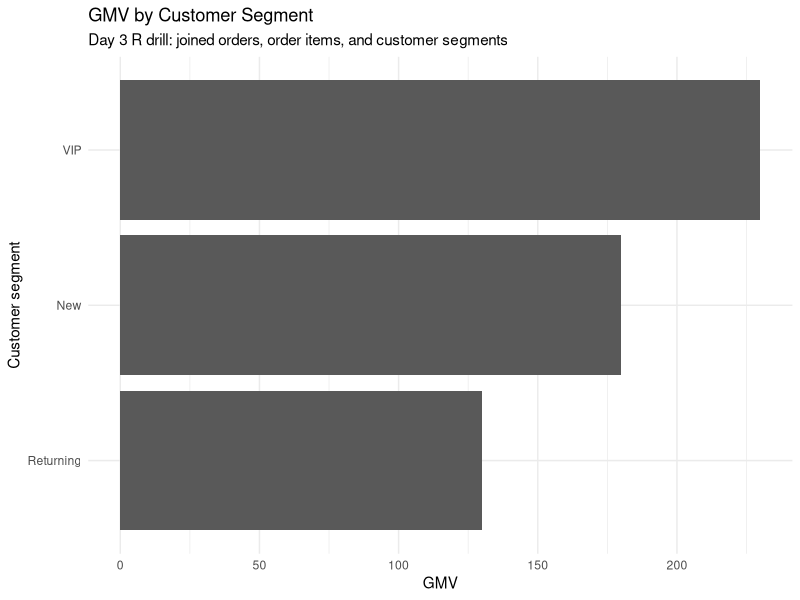
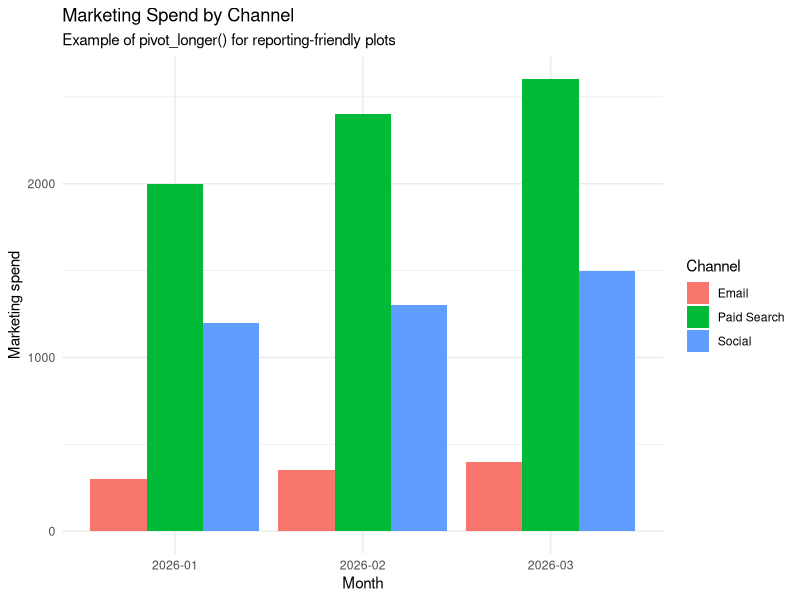
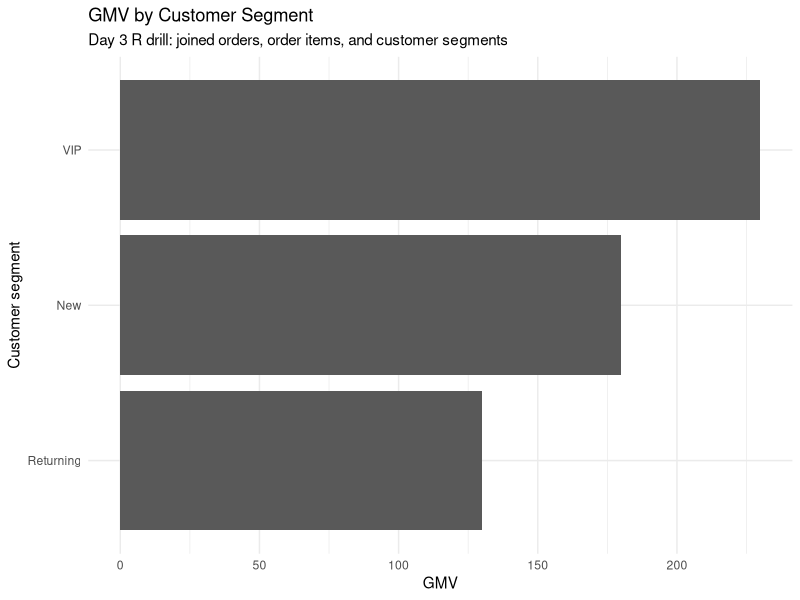
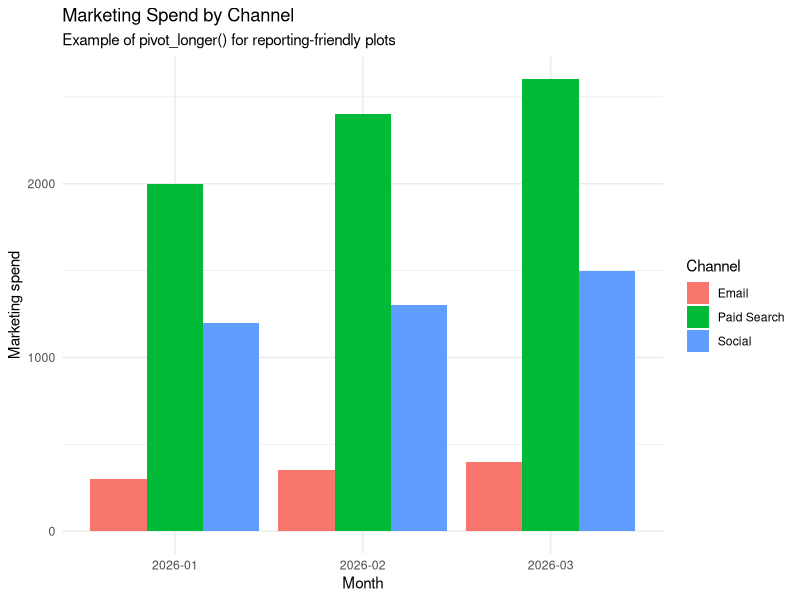

Generate these figures, in order, with R:
# ============================================================
# Day 3 - Joins, Pivoting, ggplot2, and Join Quality Thinking
#
# Project: Operations Analytics & Cloud Data Pipeline Prep
# File: r_drills/day_03_joins_ggplot.R
# ============================================================

library(tidyverse)
library(lubridate)

# ------------------------------------------------------------
# 0. Create output folders
# ------------------------------------------------------------

dir.create("outputs", showWarnings = FALSE)
dir.create("outputs/tables", recursive = TRUE, showWarnings = FALSE)
dir.create("outputs/figures", recursive = TRUE, showWarnings = FALSE)

# ------------------------------------------------------------
# 1. Create small synthetic marketplace tables
# ------------------------------------------------------------
# Important idea:
# Each table has a "grain".
#
# this is the idea of granularity
#
# customers_raw: one row should be one customer
# orders: one row should be one order
# order_items: one row should be the products/items inside one order
# products_raw: one row should be one product
#
# We intentionally include a few messy problems:
# - duplicate customer C003
# - duplicate product P004
# - order with unknown customer C999
# - order item with unknown product P999

customers_raw <- tibble(
  customer_id = c("C001", "C002", "C003", "C003", "C004", "C005"),
  country = c("Germany", "Germany", "France", "France", "Spain", "Germany"),
  segment = c("New", "Returning", "VIP", "VIP", "New", "Returning"),
  signup_date = as.Date(c(
    "2026-01-05",
    "2026-01-10",
    "2026-01-12",
    "2026-01-12",
    "2026-02-01",
    "2026-02-07"
  ))
)

# granularity: every row here represents a single order. Keep this granularity 
# later with joins
orders <- tibble(
  order_id = c("O001", "O002", "O003", "O004", "O005", "O006", "O007", "O008"),
  customer_id = c("C001", "C002", "C003", "C004", "C005", "C999", "C002", "C003"),
  order_date = as.Date(c(
    "2026-03-01",
    "2026-03-01",
    "2026-03-02",
    "2026-03-03",
    "2026-03-04",
    "2026-03-04",
    "2026-03-05",
    "2026-03-06"
  )),
  sales_channel = c(
    "Paid Search",
    "Organic",
    "Email",
    "Paid Search",
    "Social",
    "Organic",
    "Email",
    "Social"
  )
)

# one row here is the products/items within a certain order, so one row shows
# the amount of products/items within a given order. Thats why we have the 
# column quantity
order_items <- tibble(
  order_id = c("O001", "O001", "O002", "O003", "O004", "O005", "O006", "O007", "O008", "O008"),
  product_id = c("P001", "P002", "P001", "P003", "P004", "P002", "P001", "P999", "P003", "P004"),
  quantity = c(1, 2, 1, 3, 1, 2, 1, 1, 1, 2),
  unit_price = c(49.99, 19.99, 49.99, 12.50, 89.99, 19.99, 49.99, 39.99, 12.50, 89.99)
)

products_raw <- tibble(
  product_id = c("P001", "P002", "P003", "P004", "P004"),
  category = c("Electronics", "Home", "Beauty", "Sports", "Sports"),
  brand = c("BrandA", "BrandB", "BrandC", "BrandD", "BrandD")
)

# one row represents the marketing budget for a given month
marketing_wide <- tibble(
  month = c("2026-01", "2026-02", "2026-03"),
  paid_search_spend = c(2000, 2400, 2600),
  social_spend = c(1200, 1300, 1500),
  email_spend = c(300, 350, 400)
)


#--------------------------
# Granularity:
# 
# customers_raw granularity: one row represents one customer
#
# products_raw granularity: one row represents one product
#
# orders granularity: one row represents one order
#
# order_items granularity: one row represents one product line inside an order 
# * important: this more complex granularity is because we have the columns order_id and
# product_id, which mean the granularity is more specific
#
#
# key idea: grain means “what one row represents”
#
# Tables do not need the same granularity, but I need to understand the 
# relationship between their granularities before joining
#
# example: many-to-one join:
# many rows per customer for the orders table and one row per customer for 
# another table, and when you join them its many-to-one and the granularity 
# makes sense because many orders can belong to one customer
#
# Granularity means what one row represents in a table. In customers_raw, one 
# row should represent one customer. In products_raw, one row should represent 
# one product. In orders, one row represents one order. In order_items, one row 
# represents one product line inside an order, so the same order can appear 
# multiple times. In marketing_wide, one row represents one month, but the 
# marketing channels are stored as separate columns. After pivoting longer, the 
# grain becomes one row per month and channel.
# I need to keep these granularities in mind when joining tables because 
# joins can change the row count and the meaning of each row. Tables do not 
# always need the same granularity, but I need to understand whether the join 
# is one-to-one, many-to-one, one-to-many, or many-to-many. If I join at the 
# wrong grain, I can accidentally duplicate rows and inflate KPIs like revenue, 
# order count, or marketing spend.
#
#
#-------------------------


# ------------------------------------------------------------
# 2. Inspect tables
# ------------------------------------------------------------

glimpse(customers_raw)
glimpse(orders)
glimpse(order_items)
glimpse(products_raw)
glimpse(marketing_wide)

# ------------------------------------------------------------
# 3. Join quality check 1: duplicate keys
# ------------------------------------------------------------
# Before joining, check whether the right-side table has duplicate keys.
#
# Why?
# If the right table has duplicate keys, a left_join can multiply rows.
# Example: if customer C003 appears twice in customers, then every order
# from C003 can appear twice after the join.

# creating a new table which checks for duplicate rows in the customers table
# need to filter for this before joining
duplicate_customers <- customers_raw %>%
  count(customer_id) %>%
  filter(n > 1)

duplicate_products <- products_raw %>%
  count(product_id) %>%
  filter(n > 1)

duplicate_customers
duplicate_products

# Save duplicate reports
write_csv(duplicate_customers, "outputs/tables/day_03_duplicate_customers.csv")
write_csv(duplicate_products, "outputs/tables/day_03_duplicate_products.csv")

# ------------------------------------------------------------
# 4. Join quality check 2: unmatched IDs
# ------------------------------------------------------------
# anti_join() returns rows from the left table that DO NOT have a match
# in the right table.
#
# This is extremely useful for data quality checks.

orders_with_unknown_customers <- orders %>%
  anti_join(customers_raw %>% distinct(customer_id), by = "customer_id")

items_with_unknown_products <- order_items %>%
  anti_join(products_raw %>% distinct(product_id), by = "product_id")

orders_with_unknown_customers
items_with_unknown_products

# Save unmatched reports
write_csv(orders_with_unknown_customers, "outputs/tables/day_03_orders_unknown_customers.csv")
write_csv(items_with_unknown_products, "outputs/tables/day_03_items_unknown_products.csv")

# ------------------------------------------------------------
# 5. Create clean dimension tables before joining
# ------------------------------------------------------------
# For today, we fix duplicate dimension rows by keeping the first row.
#
# Later in the project, we will be stricter:
# - identical duplicates can be removed
# - conflicting duplicates should be quarantined
# - duplicate logic should be logged

customers_dim <- customers_raw %>%
  distinct(customer_id, .keep_all = TRUE)

products_dim <- products_raw %>%
  distinct(product_id, .keep_all = TRUE)

customers_dim
products_dim

# ------------------------------------------------------------
# 6. Safe left_join: orders + customers
# ------------------------------------------------------------
# left_join keeps all rows from the left table.
# Here, the left table is orders.
#
# Meaning:
# Keep every order, and add customer columns when the customer_id matches.

orders_before_join_rows <- nrow(orders)

orders_enriched <- orders %>%
  left_join(customers_dim, by = "customer_id")

orders_after_join_rows <- nrow(orders_enriched)

orders_before_join_rows
orders_after_join_rows

# Row count should stay the same here because:
# - orders is one row per order
# - customers_dim is one row per customer
#
# If rows increase, the join probably multiplied rows because the right table
# had duplicate keys.

orders_enriched

# ------------------------------------------------------------
# 7. Add revenue at order-item level
# ------------------------------------------------------------
# order_items is more detailed than orders.
#
# order_items grain:
# one row = one product inside one order
#
# We calculate line_revenue at the order-item level.

order_items_revenue <- order_items %>%
  mutate(line_revenue = quantity * unit_price)

order_items_revenue

# ------------------------------------------------------------
# 8. Join order items to products and orders
# ------------------------------------------------------------
# This creates an enriched order-item table.
#
# Grain after this join:
# still one row per order item.
#
# Important:
# Joining product/category/customer data does not change the grain if the
# dimension tables have one row per key.

order_items_enriched <- order_items_revenue %>%
  left_join(products_dim, by = "product_id") %>%
  left_join(orders_enriched, by = "order_id")

order_items_enriched

# Check row count
nrow(order_items_revenue)
nrow(order_items_enriched)

# ------------------------------------------------------------
# 9. Create KPI table by customer segment
# ------------------------------------------------------------
# We calculate GMV/revenue by segment.
#
# GMV here means:
# total transaction value = sum(quantity * unit_price)
#
# We remove missing segment from the group summary only for the report,
# but we do NOT delete those rows from the raw/enriched table.

segment_kpis <- order_items_enriched %>%
  filter(!is.na(segment)) %>%
  group_by(segment) %>%
  summarise(
    gmv = sum(line_revenue),
    orders = n_distinct(order_id),
    customers = n_distinct(customer_id),
    aov = gmv / orders,
    .groups = "drop"
  ) %>%
  arrange(desc(gmv))

segment_kpis

write_csv(segment_kpis, "outputs/tables/day_03_segment_kpis.csv")

# ------------------------------------------------------------
# 10. Create KPI table by sales channel
# ------------------------------------------------------------

channel_kpis <- order_items_enriched %>%
  filter(!is.na(sales_channel)) %>%
  group_by(sales_channel) %>%
  summarise(
    gmv = sum(line_revenue),
    orders = n_distinct(order_id),
    customers = n_distinct(customer_id),
    aov = gmv / orders,
    .groups = "drop"
  ) %>%
  arrange(desc(gmv))

channel_kpis

write_csv(channel_kpis, "outputs/tables/day_03_channel_kpis.csv")

# ------------------------------------------------------------
# 11. pivot_longer(): wide KPI table -> long KPI table
# ------------------------------------------------------------
# pivot_longer() makes several metric columns into two columns:
# - metric
# - value
#
# This is useful for flexible plotting, dashboards, and reports.

segment_kpis_long <- segment_kpis %>%
  pivot_longer(
    cols = c(gmv, orders, customers, aov),
    names_to = "metric",
    values_to = "value"
  )

segment_kpis_long

write_csv(segment_kpis_long, "outputs/tables/day_03_segment_kpis_long.csv")

# ------------------------------------------------------------
# 12. pivot_wider(): long KPI table -> wide KPI table
# ------------------------------------------------------------
# pivot_wider() does the opposite.
# It spreads metric names back into separate columns.

segment_kpis_wide_again <- segment_kpis_long %>%
  pivot_wider(
    names_from = metric,
    values_from = value
  )

segment_kpis_wide_again

write_csv(segment_kpis_wide_again, "outputs/tables/day_03_segment_kpis_wide_again.csv")

# ------------------------------------------------------------
# 13. pivot_longer() for marketing spend
# ------------------------------------------------------------
# marketing_wide is common in Excel-style data:
# one column per channel.
#
# For analysis and plotting, long format is usually better:
# one row per month-channel combination.

marketing_long <- marketing_wide %>%
  pivot_longer(
    cols = c(paid_search_spend, social_spend, email_spend),
    names_to = "channel",
    values_to = "spend"
  ) %>%
  mutate(
    channel = str_remove(channel, "_spend"),
    channel = str_replace_all(channel, "_", " "),
    channel = str_to_title(channel)
  )

marketing_long

write_csv(marketing_long, "outputs/tables/day_03_marketing_long.csv")

# ------------------------------------------------------------
# 14. ggplot2 plot 1: GMV by customer segment
# ------------------------------------------------------------

gmv_by_segment_plot <- ggplot(segment_kpis, aes(x = reorder(segment, gmv), y = gmv)) +
  geom_col() +
  coord_flip() +
  labs(
    title = "GMV by Customer Segment",
    subtitle = "Day 3 R drill: joined orders, order items, and customer segments",
    x = "Customer segment",
    y = "GMV"
  ) +
  theme_minimal()

gmv_by_segment_plot

ggsave(
  filename = "outputs/figures/day_03_gmv_by_segment.png",
  plot = gmv_by_segment_plot,
  width = 8,
  height = 5,
  dpi = 300
)

# ------------------------------------------------------------
# 15. ggplot2 plot 2: Marketing spend by channel
# ------------------------------------------------------------

marketing_spend_plot <- ggplot(marketing_long, aes(x = month, y = spend, fill = channel)) +
  geom_col(position = "dodge") +
  labs(
    title = "Marketing Spend by Channel",
    subtitle = "Example of pivot_longer() for reporting-friendly plots",
    x = "Month",
    y = "Marketing spend",
    fill = "Channel"
  ) +
  theme_minimal()

marketing_spend_plot

ggsave(
  filename = "outputs/figures/day_03_marketing_spend_by_channel.png",
  plot = marketing_spend_plot,
  width = 8,
  height = 5,
  dpi = 300
)

# ------------------------------------------------------------
# 16. Mini join-quality summary
# ------------------------------------------------------------

join_quality_summary <- tibble(
  check_name = c(
    "orders_before_customer_join",
    "orders_after_customer_join",
    "duplicate_customer_ids",
    "duplicate_product_ids",
    "orders_with_unknown_customers",
    "items_with_unknown_products",
    "order_items_before_enrichment",
    "order_items_after_enrichment"
  ),
  value = c(
    orders_before_join_rows,
    orders_after_join_rows,
    nrow(duplicate_customers),
    nrow(duplicate_products),
    nrow(orders_with_unknown_customers),
    nrow(items_with_unknown_products),
    nrow(order_items_revenue),
    nrow(order_items_enriched)
  )
)

join_quality_summary

write_csv(join_quality_summary, "outputs/tables/day_03_join_quality_summary.csv")

# ------------------------------------------------------------
# 17. End message
# ------------------------------------------------------------

cat("\nDay 3 complete!\n")
cat("Created KPI tables in outputs/tables/\n")
cat("Created plots in outputs/figures/\n")
cat("Most important lesson: always check duplicate keys and row counts before/after joins.\n")
